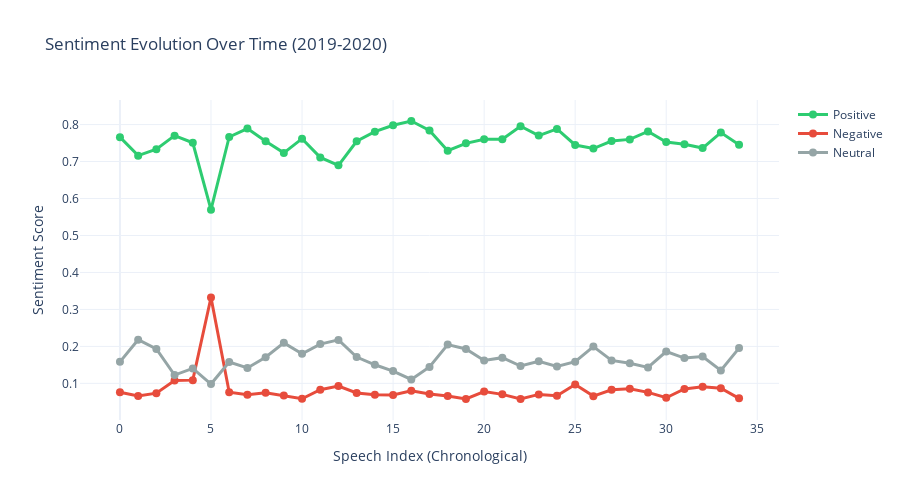

The notebook cell this image was saved under:
### Markdown cell above
## Temporal Analysis: Sentiment Over Time

Analyzing how sentiment evolved throughout 2019 and 2020. Did the tone shift as political events unfolded?

### Code cell
# Create temporal visualization
fig = go.Figure()

# Add sentiment traces
fig.add_trace(go.Scatter(
    x=sentiment_df['speech_idx'],
    y=sentiment_df['positive'],
    mode='lines+markers',
    name='Positive',
    line=dict(color='#2ecc71', width=3),
    marker=dict(size=8),
    hovertemplate='<b>%{text}</b><br>Positive: %{y:.3f}<extra></extra>',
    text=sentiment_df['location']
))

fig.add_trace(go.Scatter(
    x=sentiment_df['speech_idx'],
    y=sentiment_df['negative'],
    mode='lines+markers',
    name='Negative',
    line=dict(color='#e74c3c', width=3),
    marker=dict(size=8),
    hovertemplate='<b>%{text}</b><br>Negative: %{y:.3f}<extra></extra>',
    text=sentiment_df['location']
))

fig.add_trace(go.Scatter(
    x=sentiment_df['speech_idx'],
    y=sentiment_df['neutral'],
    mode='lines+markers',
    name='Neutral',
    line=dict(color='#95a5a6', width=3),
    marker=dict(size=8),
    hovertemplate='<b>%{text}</b><br>Neutral: %{y:.3f}<extra></extra>',
    text=sentiment_df['location']
))

fig.update_layout(
    title='Sentiment Evolution Over Time (2019-2020)',
    xaxis_title='Speech Index (Chronological)',
    yaxis_title='Sentiment Score',
    height=500,
    template='plotly_white',
    hovermode='x unified'
)

fig.show()

### Figure 1 — Plotly figure (JSON) as saved in the notebook; plotly's stock layout.template omitted (floating-point values rounded to 4 significant figures)
{"data": [{"hovertemplate": "<b>%{text}</b><br>Positive: %{y:.3f}<extra></extra>", "line": {"color": "#2ecc71", "width": 3}, "marker": {"size": 8}, "mode": "lines+markers", "name": "Positive", "text": ["Greenville", "Cincinnati", "New Hampshire", "Fayetteville", "New Mexico", "Texas", "Dallas", "Minneapolis", "Lexington", "Tupelo", "Battle Creek", "Hershey", "New Hampshire", "Yuma", "Bemidji", "Fayetteville", "Freeland", "Henderson", "Latrobe", "Minden", "Mosinee", "Ohio", "Pittsburgh", "Salem", "Des Moines", "Milwaukee", "Toledo", "Wildwood", "Charleston", "Colorador Springs", "Las Vegas", "New Hampshire", "Phoenix", "Charlotte", "Tulsa"], "type": "scatter", "x": [0, 1, 2, 3, 4, 5, 6, 7, 8, 9, 10, 11, 12, 13, 14, 15, 16, 17, 18, 19, 20, 21, 22, 23, 24, 25, 26, 27, 28, 29, 30, 31, 32, 33, 34], "y": [0.766, 0.716, 0.7333, 0.77, 0.7509, 0.5697, 0.7665, 0.7892, 0.7551, 0.7234, 0.762, 0.7112, 0.6898, 0.7549, 0.7809, 0.7982, 0.8097, 0.7843, 0.7295, 0.7492, 0.7602, 0.7603, 0.7954, 0.7702, 0.7881, 0.7448, 0.7351, 0.7554, 0.7599, 0.7814, 0.7528, 0.7467, 0.7364, 0.7783, 0.7453]}, {"hovertemplate": "<b>%{text}</b><br>Negative: %{y:.3f}<extra></extra>", "line": {"color": "#e74c3c", "width": 3}, "marker": {"size": 8}, "mode": "lines+markers", "name": "Negative", "text": ["Greenville", "Cincinnati", "New Hampshire", "Fayetteville", "New Mexico", "Texas", "Dallas", "Minneapolis", "Lexington", "Tupelo", "Battle Creek", "Hershey", "New Hampshire", "Yuma", "Bemidji", "Fayetteville", "Freeland", "Henderson", "Latrobe", "Minden", "Mosinee", "Ohio", "Pittsburgh", "Salem", "Des Moines", "Milwaukee", "Toledo", "Wildwood", "Charleston", "Colorador Springs", "Las Vegas", "New Hampshire", "Phoenix", "Charlotte", "Tulsa"], "type": "scatter", "x": [0, 1, 2, 3, 4, 5, 6, 7, 8, 9, 10, 11, 12, 13, 14, 15, 16, 17, 18, 19, 20, 21, 22, 23, 24, 25, 26, 27, 28, 29, 30, 31, 32, 33, 34], "y": [0.07576, 0.06597, 0.07347, 0.1076, 0.1087, 0.3322, 0.07595, 0.06922, 0.07433, 0.06705, 0.0583, 0.08268, 0.09261, 0.07405, 0.06887, 0.06851, 0.07968, 0.07132, 0.06565, 0.05785, 0.07776, 0.07021, 0.05767, 0.07011, 0.0663, 0.09681, 0.06543, 0.08255, 0.08554, 0.07552, 0.06109, 0.08498, 0.09077, 0.08663, 0.05942]}, {"hovertemplate": "<b>%{text}</b><br>Neutral: %{y:.3f}<extra></extra>", "line": {"color": "#95a5a6", "width": 3}, "marker": {"size": 8}, "mode": "lines+markers", "name": "Neutral", "text": ["Greenville", "Cincinnati", "New Hampshire", "Fayetteville", "New Mexico", "Texas", "Dallas", "Minneapolis", "Lexington", "Tupelo", "Battle Creek", "Hershey", "New Hampshire", "Yuma", "Bemidji", "Fayetteville", "Freeland", "Henderson", "Latrobe", "Minden", "Mosinee", "Ohio", "Pittsburgh", "Salem", "Des Moines", "Milwaukee", "Toledo", "Wildwood", "Charleston", "Colorador Springs", "Las Vegas", "New Hampshire", "Phoenix", "Charlotte", "Tulsa"], "type": "scatter", "x": [0, 1, 2, 3, 4, 5, 6, 7, 8, 9, 10, 11, 12, 13, 14, 15, 16, 17, 18, 19, 20, 21, 22, 23, 24, 25, 26, 27, 28, 29, 30, 31, 32, 33, 34], "y": [0.1582, 0.2181, 0.1932, 0.1224, 0.1405, 0.09808, 0.1575, 0.1416, 0.1706, 0.2095, 0.1797, 0.2061, 0.2175, 0.171, 0.1502, 0.1332, 0.1107, 0.1444, 0.2048, 0.193, 0.162, 0.1695, 0.1469, 0.1597, 0.1456, 0.1584, 0.1994, 0.162, 0.1545, 0.1431, 0.1861, 0.1684, 0.1728, 0.1351, 0.1953]}], "layout": {"height": 500, "hovermode": "x unified", "title": {"text": "Sentiment Evolution Over Time (2019-2020)"}, "xaxis": {"title": {"text": "Speech Index (Chronological)"}}, "yaxis": {"title": {"text": "Sentiment Score"}}}}
